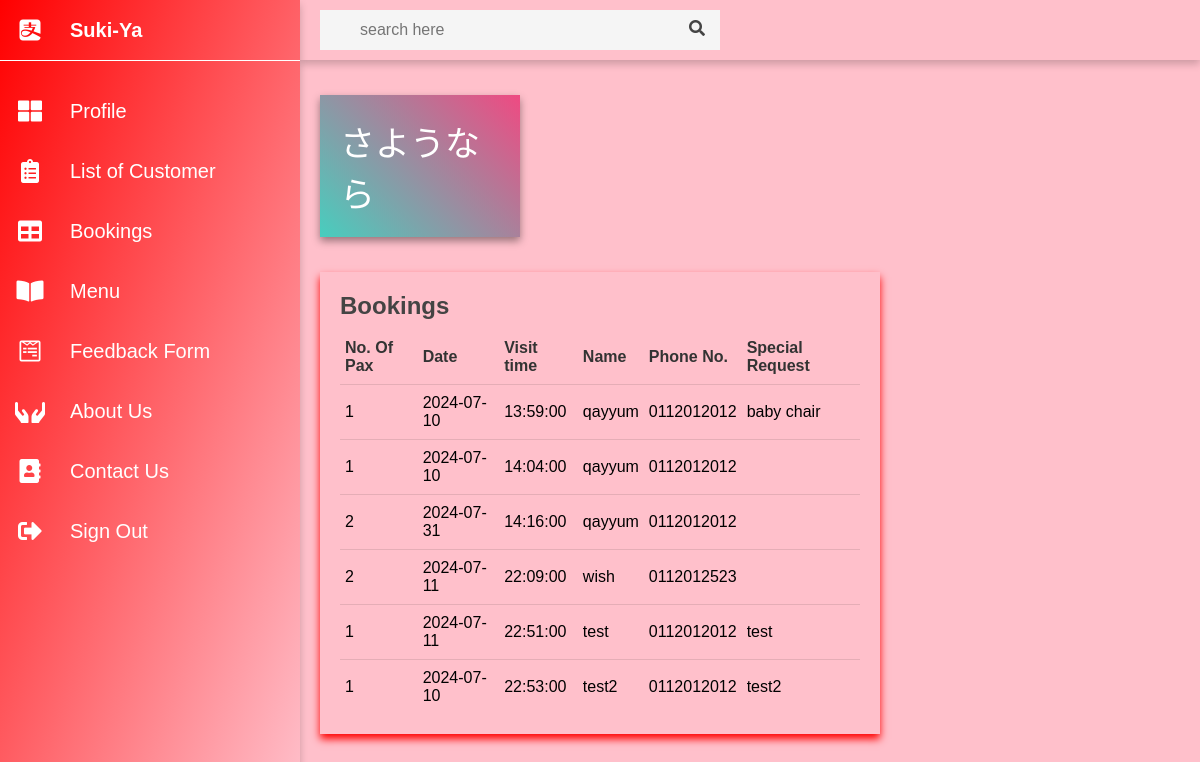
Screenshot of /adminbooking.php with the database file from the repository.
### tables this page shows
CREATE TABLE `custbooking` (
  `ID` int(11) NOT NULL,
  `Pax` int(100) NOT NULL,
  `Date` date NOT NULL,
  `Time` time NOT NULL,
  `name` varchar(50) NOT NULL,
  `phone_num` varchar(20) NOT NULL,
  `email` varchar(100) NOT NULL,
  `req` varchar(255) NOT NULL
);

### adminbooking.php (the view, shortened to what this page needs)
<!DOCTYPE html>
<html lang="en">
<head>
    <link rel="stylesheet" href="admin.styles.css">
    <link rel="stylesheet" href="https://pro.fontawesome.com/releases/v5.10.0/css/all.css" />
</head>
<body>
    <div class="container">
        <div class="sidebar">
            <ul>
                <li>
                    <a href="#">
                        <i class="fab fa-alipay"></i>
                        <div class="title">Suki-Ya</div>
                    </a>
                </li>
                <li>
                    <a href="dashboard.html">
                        <i class="fas fa-th-large"></i>
                        <div class="title">Profile</div>
                    </a>
                </li>
                <li>
                    <a href="listcustadmin.php">
                        <i class="fas fa-clipboard-list"></i>
                        <div class="title">List of Customer</div>
                    </a>
                </li>
                <li>
                    <a href="#">
                        <i class="fas fa-table"></i>
                        <div class="title">Bookings</div>
                    </a>
                </li>
                <li>
                    <a href="adminmenu.php">
                        <i class="fas fa-book-open"></i>
                        <div class="title">Menu</div>
                    </a>
                </li>
                <li>
                    <a href="adminfeedbck.php">
                        <i class="fab fa-wpforms"></i>
                        <div class="title">Feedback Form</div>
                    </a>
                </li>
                <li>
                    <a href="aboutadmin.php">
                        <i class="fas fa-hands"></i>
                        <div class="title">About Us</div>
                    </a>
                </li>
                <li>
                    <a href="contactadmin.php">
                        <i class="fas fa-address-book"></i>
                        <div class="title">Contact Us</div>
                    </a>
                </li>
                 <li>
                    <a href="index.php">
                        <i class="fas fa-sign-out-alt"></i>
                        <div class="title">Sign Out</div>
                    </a>
                </li>
            </ul>
        </div>
        <div class="main">
            <div class="top-bar">
                <div class="search">
                    <input type="text" name="search" placeholder="search here">
                    <label for="search"><i class="fas fa-search"></i></label>
                </div>
            </div>
            <div class="cards">
                <div class="card">
                    <div class="card-content">
                        <div class="number">さようなら</div>
                    </div>
                </div>
            </div>
            <div class="tables">
                <div class="doctor-visiting">
                    <div class="heading">
                        <h2>Bookings</h2>
                    </div>
                    <?php
                    require 'connect.php';
                    $query = "SELECT * FROM custbooking";
                    $result = mysqli_query($conn, $query);
                    ?>
                    <table class="visiting">
                        <thead>
                            <td>No. Of Pax</td>
                            <td>Date</td>
                            <td>Visit time</td>
                            <td>Name</td>
                            <td>Phone No.</td>
                            <td>Special Request</td>
                        </thead>
                        <tbody>
                            <?php
                            if (mysqli_num_rows($result) > 0) {
                                while ($row = mysqli_fetch_assoc($result)) {
                                    echo "<tr>";
                                    echo "<td>" . $row['Pax'] . "</td>";
                                    echo "<td>" . $row['Date'] . "</td>";
                                    echo "<td>" . $row['Time'] . "</td>";
                                    echo "<td>" . $row['name'] . "</td>";
                                    echo "<td>" . $row['phone_num'] . "</td>";
                                    echo "<td>" . $row['req'] . "</td>";
                                    echo "</tr>";
                                }
                            } else {
                                echo "<tr><td colspan='6'>No bookings found</td></tr>";
                            }
                            ?>
                        </tbody>
                    </table>
                </div>
            </div></div></div>
</body>
</html>

### admin.styles.css (style rules this page uses)
* { margin: 0; padding: 0; box-sizing: border-box; font-family: 'Poppins', sans-serif; }
body { overflow-x: hidden; }
.container { position: relative; width: 100%; }
.sidebar { position: fixed; width: 300px; height: 100%; background: linear-gradient(to bottom right,red,pink); overflow-x: hidden; box-shadow: 0 4px 8px 0 rgba(0, 0, 0, 0.2); z-index: 2; }
.sidebar ul li { width: 100%; list-style: none; }
.sidebar ul li:first-child { line-height: 60px; margin-bottom: 20px; font-weight: 600; border-bottom: 1px solid #fff; }
.sidebar ul li a { width: 100%; text-decoration: none; color: #fff; height: 60px; display: flex; align-items: center; }
.sidebar ul li a i { min-width: 60px; font-size: 24px; text-align: center; }
.sidebar .title { padding: 0 10px; font-size: 20px; }
.main { position: absolute; width: calc(100% - 300px); min-height: 100vh; left: 300px; background: pink; }
.top-bar { position: fixed; height: 60px; width: calc(100% - 300px); background: pink); display: grid; grid-template-columns: 10fr 0.4fr 1fr; grid-gap: 5px; align-items: center; color: #444; padding: 0 20px; box-shadow: 0 4px 8px 0 rgba(0, 0, 0, 0.2); z-index: 1; }
.top-bar .search { position: relative; max-width: 400px; }
.search input { width: 100%; min-width: 128px; height: 40px; padding: 0 40px; font-size: 16px; outline: none; border: none; background: #f5f5f5; }
.search i { position: absolute; right: 15px; top: 10px; cursor: pointer; }
.cards { margin-top: 60px; width: 100%; padding: 35px 20px; display: grid; grid-template-columns: repeat(4, 1fr); grid-gap: 20px; }
.cards .card { background: linear-gradient(45deg, #47cebe, #ef4a82); padding: 20px; display: flex; align-items: center; justify-content: space-between; box-shadow: 0 4px 8px 0 rgba(0, 0, 0, 0.4); }
.number { font-size: 35px; font-weight: 500; color: #fff; }
.tables { width: 100%; display: grid; grid-template-columns: 2fr 1fr; grid-gap: 20px; align-items: self-start; padding: 0 20px 20px 20px; }
.last-appointments, .doctor-visiting { min-height: 350px; background: pink; padding: 20px; box-shadow: 0px 5px 8px 0px red; }
.heading { display: flex; align-items: center; justify-content: space-between; color: #444; }
table { margin-top: 10px; width: 100%; border-collapse: collapse; }
thead td { font-weight: 600; color: #333; }
table tr { border-bottom: 1px solid rgba(0, 0, 0, 0.1); }
table tbody tr:last-child { border-bottom: none; }
td { padding: 9px 5px; }

### rows the page displays
custbooking: Pax "1", Date "2024-07-10", Time "13:59:00", name "qayyum", phone_num "0112012012", req "baby chair"
custbooking: Pax "1", Date "2024-07-10", Time "14:04:00", name "qayyum", phone_num "0112012012"
custbooking: Pax "2", Date "2024-07-31", Time "14:16:00", name "qayyum", phone_num "0112012012"
custbooking: Pax "2", Date "2024-07-11", Time "22:09:00", name "wish", phone_num "0112012523"
custbooking: Pax "1", Date "2024-07-11", Time "22:51:00", name "test", phone_num "0112012012", req "test"
custbooking: Pax "1", Date "2024-07-10", Time "22:53:00", name "test2", phone_num "0112012012", req "test2"
